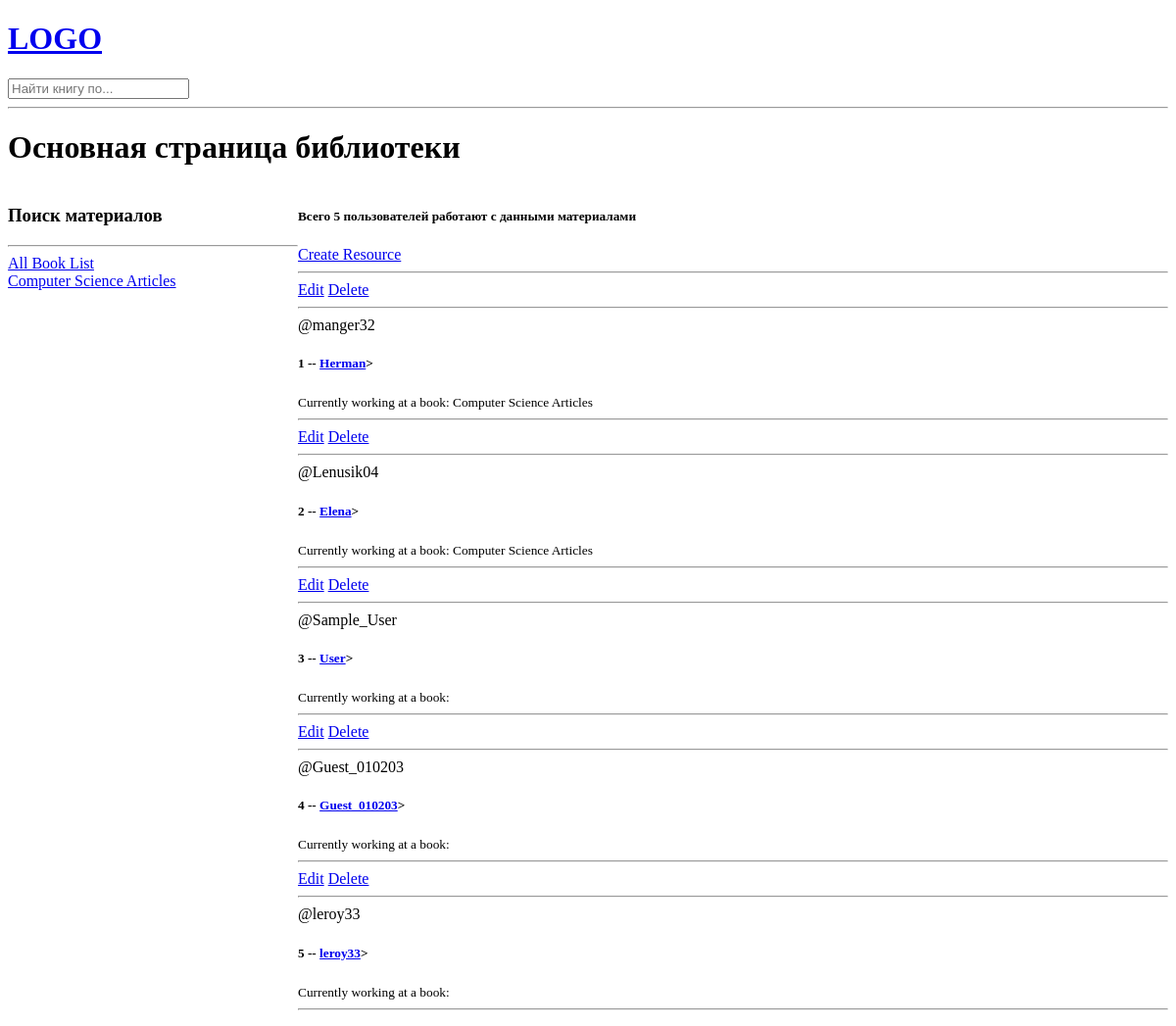
The app's page /, older data.
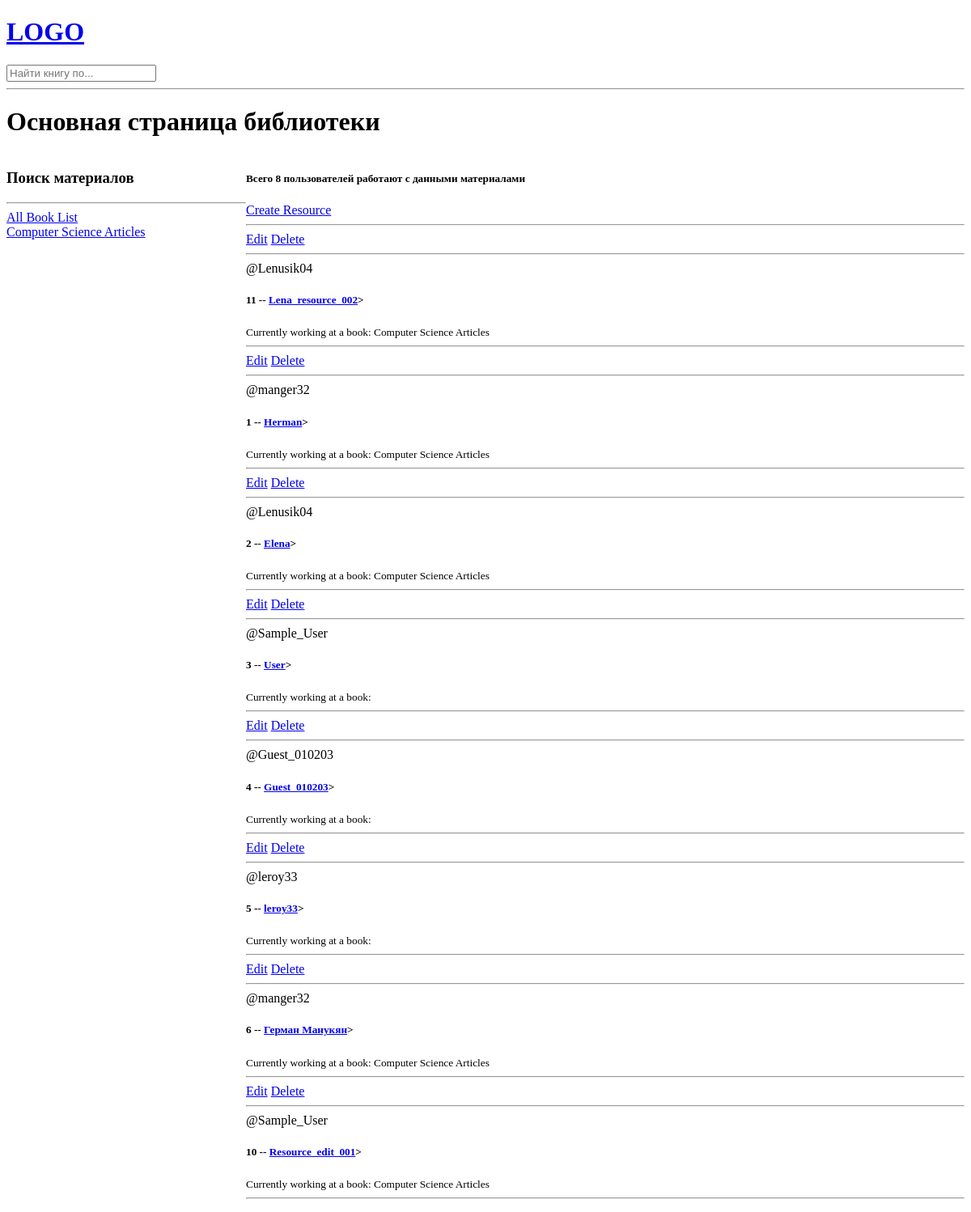
The same page, newer data.
### base/models.py (models this page shows, shortened)
class Book(models.Model):
    name = models.CharField(max_length=30)

class Authorize(models.Model):
    host = models.ForeignKey(User, on_delete=models.SET_NULL, null = True)
    class Mode(models.IntegerChoices):
        admin = 0
        test = -1
        user = 1
        librarian = 2
        guest = 3
    name = models.CharField(max_length=50)
    mode = models.IntegerField(choices = Mode.choices)
    login = models.CharField(max_length = 100)
    password = models.CharField(max_length = 100)
    assigned = models.ForeignKey('Assigned_material',on_delete=models.SET_NULL, null = True)
    updated = models.DateTimeField(auto_now=True)
    created = models.DateTimeField(auto_now_add=True)
    class Meta:
        ordering = ['-updated', '-created'] #without dashes ascending order

class Assigned_material(models.Model):
    user_id = models.ForeignKey(User, on_delete=models.CASCADE)
    authorize_id = models.ForeignKey(Authorize, on_delete=models.CASCADE)
    library_entity_id = models.ForeignKey(LibraryEntity, on_delete=models.CASCADE)
    body = models.TextField(max_length = 90)
    updated = models.DateTimeField(auto_now=True)
    created = models.DateTimeField(auto_now_add=True)

class LibraryEntity(models.Model):
    host = models.ForeignKey(User, on_delete=models.SET_NULL, null = True)
    access_rights = models.ForeignKey(Authorize, on_delete=models.SET_NULL, null = True)
    book = models.ForeignKey(Book, on_delete=models.SET_NULL, null = True)
    description = models.CharField(max_length = 50)
    name = models.CharField(max_length = 50)
    year = models.IntegerField()
    publication = models.CharField(max_length = 20)
    abstract = models.TextField(null = True, blank = True)
    updated = models.DateTimeField(auto_now = True)
    created = models.DateTimeField(auto_now_add = True)

### base/views.py (the view)
# urls.py: 2. Add a URL to urlpatterns:  path('', views.home, name='home')
def home(request):
    q = request.GET.get('q') if request.GET.get('q') != None else ''
    Auth = Authorize.objects.filter(
        Q(assigned__library_entity_id__book__name__icontains=q) |
        Q(name__contains=q) |
        Q(assigned__library_entity_id__description__contains=q)
    )
    books = Book.objects.all()
    authorize_count = Auth.count()
    context = {'authorize_mode': Auth, 'books': books, 'Authorize_count': authorize_count}
    return render(request, 'base/home.html', context)

### base/templates/base/home.html (shortened to what this page needs)
{% extends 'main.html' %}
{% block content %}
<h1> Основная страница библиотеки </h1>
<div class = "home-container">
    <div>
        <h3>Поиск материалов</h3>
        <hr>
        <div>
            <a href="{% url 'Homepage' %}">All Book List</a>
        </div>
        {% for book in books %}
        <div>
            <a href="{% url 'Homepage' %}?q={{book.name}}">{{book.name}}</a>
        </div>
        {% endfor %}
    </div>
     <div>
        <h5>Всего {{Authorize_count}} пользователей работают с данными {{Assigned_count}} материалами</h5>
        <a href="{% url 'create-resource' %}">Create Resource</a>
        <hr>
        <div>
            {% for auth_id in authorize_mode %}
                <div>
                    <a href="{% url 'update-resource' auth_id.id %}">Edit</a>
                    <a href="{% url 'delete-resource' auth_id.id %}">Delete</a>
                    <hr>
                    <span>@{{auth_id.host.username}}</span>
                    <h5>{{auth_id.id}} -- <a href="{% url 'Authorize' auth_id.id %}">{{auth_id.name}}</a>></h5>
                    <small>Currently working at a book: {{auth_id.assigned.library_entity_id.book.name}}</small>
                    <hr>
                </div>
            {% endfor %}
        </div>
     </div>
</div>
<html>
<head>
    {% load static %}
</head>
</html>
{% endblock %}

### templates_for_my_library/main.html (shortened to what this page needs)
<!DOCTYPE html>
<html lang="ru">
<head>
</head>
<body>
    {% include 'navbar.html' %}
    {% block content %}
    {% endblock %}
</body>
</html>

### templates_for_my_library/navbar.html
<a  href="/">
    <h1> LOGO </h1>
</a>
<form method="GET" action="{% url 'Homepage' %}">
    <input type="text" name="q" placeholder="Найти книгу по..."/>
</form>
<hr>

### base/templates/base/home.html (style rules this page uses)
.home-container { display: grid; grid-template-columns: 1fr 3fr; }

Row changes from the older to the newer data that the page shows:
added Authorize: host.username "Lenusik04", id "11", name "Lena_resource_002", assigned.library_entity_id.book.name "Computer Science Articles"
added Authorize: host.username "manger32", id "6", name "Герман Манукян", assigned.library_entity_id.book.name "Computer Science Articles"
added Authorize: host.username "Sample_User", id "10", name "Resource_edit_001", assigned.library_entity_id.book.name "Computer Science Articles"
Text that changed along with them:
{{ Authorize_count }}: "5" → "8"
